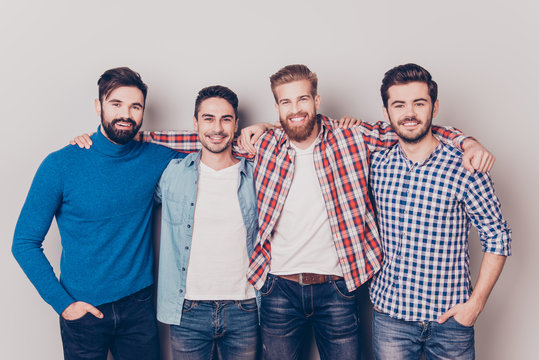
#> input picture group_photo.jpeg, 539 x 360 px, given in place of the camera
$ python sample44_EYE_DETECTION_IN_VIDEO_HAAR_FEATURE_BASED_CASECADE_CLASSIFIERS.py
#> lines starting #> are read from the running program, lines starting #| are printed output that depends on the picture
import cv2

face_cascade = cv2.CascadeClassifier('haarcascade_frontalface_default.xml')
eye_cascade = cv2.CascadeClassifier('haarcascade_eye_tree_eyeglasses.xml')

cap = cv2.VideoCapture(0)

while cap.isOpened():
    ret, frame = cap.read()
#> frame is the input picture: shape (360, 539, 3); mean B, G, R 165.4, 153.4, 150.9
    if not ret:
        break


    frame = cv2.resize(frame, (640, 700))
#> frame: shape (700, 640, 3)


    gray = cv2.cvtColor(frame, cv2.COLOR_BGR2GRAY)
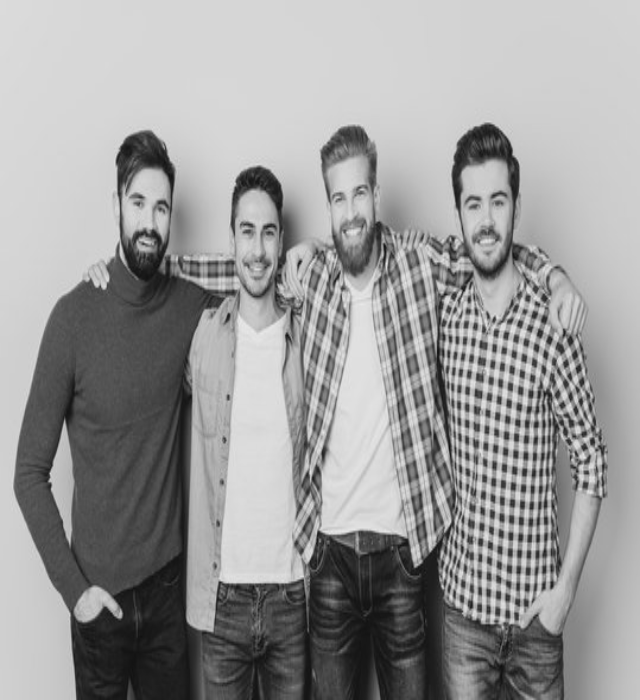
#> gray: shape (700, 640); min 13, max 233, mean 153.9


    faces = face_cascade.detectMultiScale(gray, 1.3, 5)
#> faces = [[317, 170, 67, 67], [222, 204, 70, 70], [446, 172, 79, 79], [109, 173, 78, 78]]

    for (x, y, w, h) in faces:
        cv2.rectangle(frame, (x, y), (x + w, y + h), (255, 0, 0), 6)


        roi_gray = gray[y:y + h, x:x + w]
        roi_color = frame[y:y + h, x:x + w]

        eyes = eye_cascade.detectMultiScale(roi_gray, 1.3, 5)

        for (ex, ey, ew, eh) in eyes:
            cv2.rectangle(roi_color, (ex, ey), (ex + ew, ey + eh), (0, 255, 0), 3)
#> this loop made 4 passes
#> pass 1, `roi_gray = gray[y:y + h, x:x + w]`:
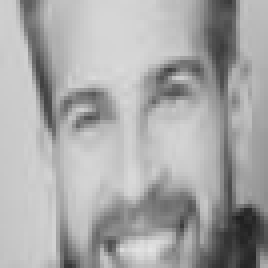
#> roi_gray: shape (67, 67) (shown 4 times larger); min 32, max 228, mean 168.3
#> pass 1, `roi_color = frame[y:y + h, x:x + w]`:
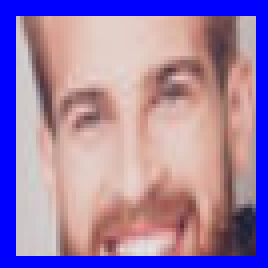
#> roi_color: shape (67, 67, 3) (shown 4 times larger); mean B, G, R 171.4, 126.5, 155.9
#> pass 2, `roi_color = frame[y:y + h, x:x + w]`:
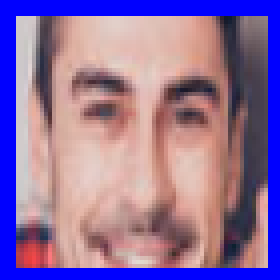
#> roi_color: shape (70, 70, 3) (shown 4 times larger); mean B, G, R 158.1, 112.3, 143.3
#> after the loop:
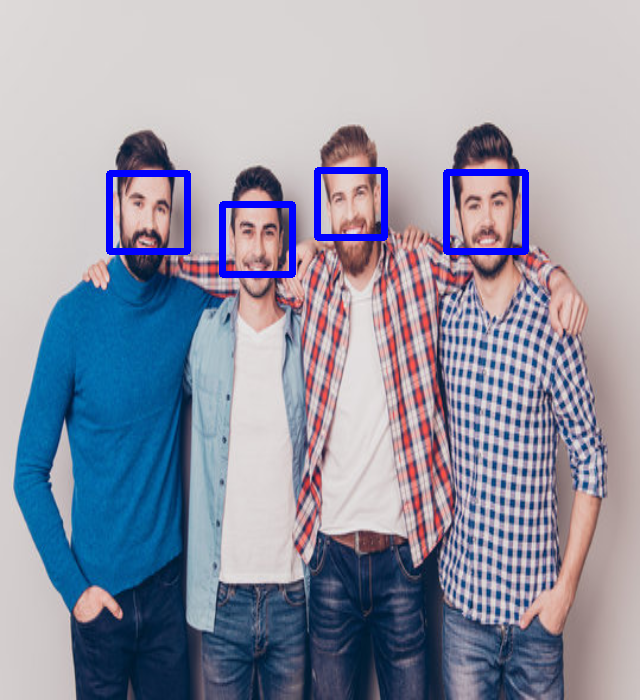
#> frame: shape (700, 640, 3); mean B, G, R 167.1, 150.5, 147.6
#> after the loop:
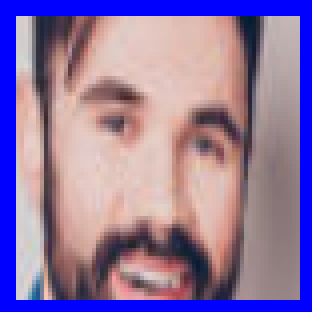
#> roi_color: shape (78, 78, 3) (shown 4 times larger); mean B, G, R 161.6, 119.6, 144.7
#> after the loop:
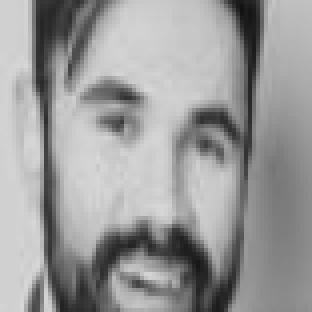
#> roi_gray: shape (78, 78) (shown 4 times larger); min 18, max 217, mean 154.4

    cv2.imshow('face and eye detection', frame)


    if cv2.waitKey(1) & 0xFF == ord('q'):
#> (key q is pressed here)
        break

cap.release()
